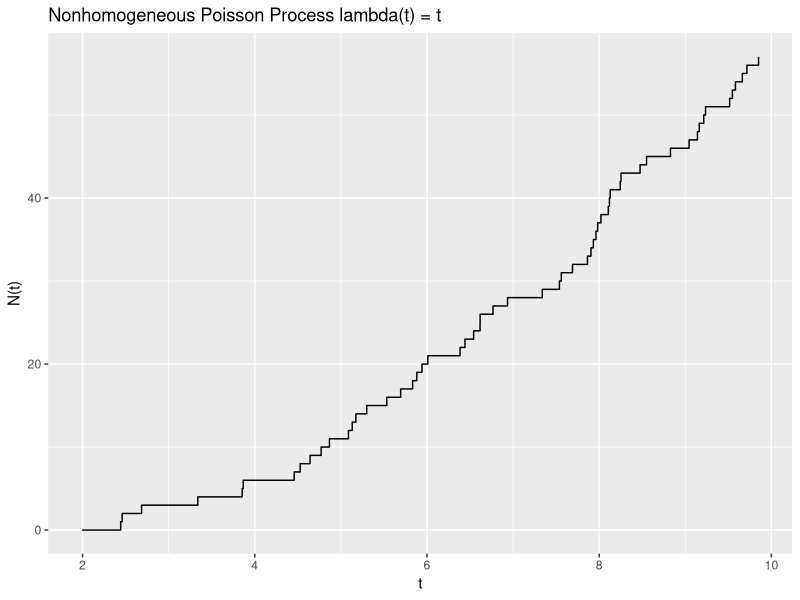
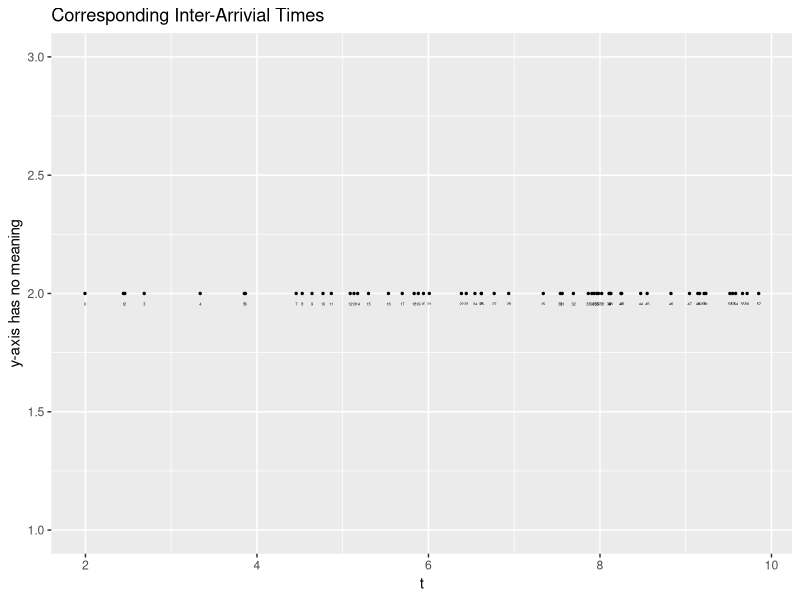
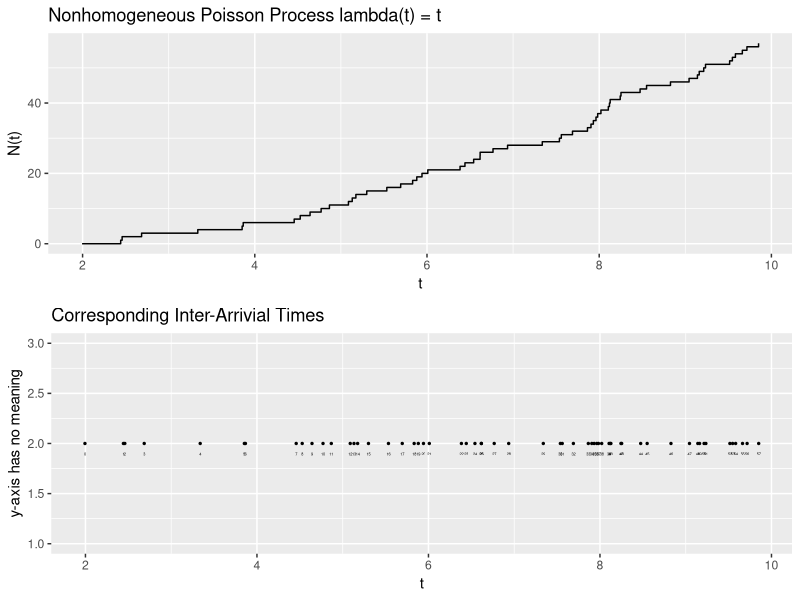

Here is the R script that generated these plots, in order:
## ---- chunk 1
library(tidyverse)
library(ggplot2)
## ---- chunk 2
set.seed(1) # for reproducibility

t_max <- 10 
t <- 0 

lmbda <- function(t){
  t
}

X <- numeric(0) # vector of t

lmbda_star_f <- function() {
  # not sure
  max(sapply(seq(1, t_max, length.out = 1000), lmbda)) * 2
  
}

lmbda_f <- function(t_upper) {
  # this lmbda_fun function takes in t_upper and integrate f = 
  # from t = 0 to t = t_upper 
  integrate(f = lmbda, lower = 0, upper = t_upper)
}

while(t <= t_max){
  # thinning 
  u       <- runif(1)
  t       <-  t - log(u)/lmbda_star_f()    # t ~ exp
  if(runif(1) < lmbda(t)/lmbda_star_f()) { # accpet with accepting probabiliy 
    X <- c(X,t)                            # update index 
  }
}
## ---- chunk 3
# X
## ---- chunk 4
length(X)
## ---- chunk 5
# N <- 0:length(X)
# length(N)
## ---- chunk 6
# # Plot using base R
# plot(stepfun(x=X, y=N))
## ---- chunk 7
# Plot using ggplot2
# Create a df
df_NPP = tibble(
  x = X, 
  y = 0:(length(X) - 1)
)

p_NPP <- ggplot(data=df_NPP, mapping=aes(x=x, y=y)) +
  geom_step() + 
  labs(title = "Nonhomogeneous Poisson Process lambda(t) = t", 
       x = "t", 
       y = "N(t)")
p_NPP
## ---- chunk 8
# Plot time plot
df_NPP <- df_NPP %>% add_column(
  t_fix = rep(2, length(df_NPP$x))
) 
## ---- chunk 9
p_NPP_time <- ggplot(data=df_NPP, mapping=aes(x=x, y=t_fix, label = y)) +
  geom_point(size=0.5) + 
  ylim(c(1,3)) +
  labs(title = "Corresponding Inter-Arrivial Times", 
       x = "t", 
       y = "y-axis has no meaning") + 
  geom_text(vjust=4, size=1)

p_NPP_time
## ---- chunk 10
require(gridExtra)
grid.arrange(p_NPP, p_NPP_time)
